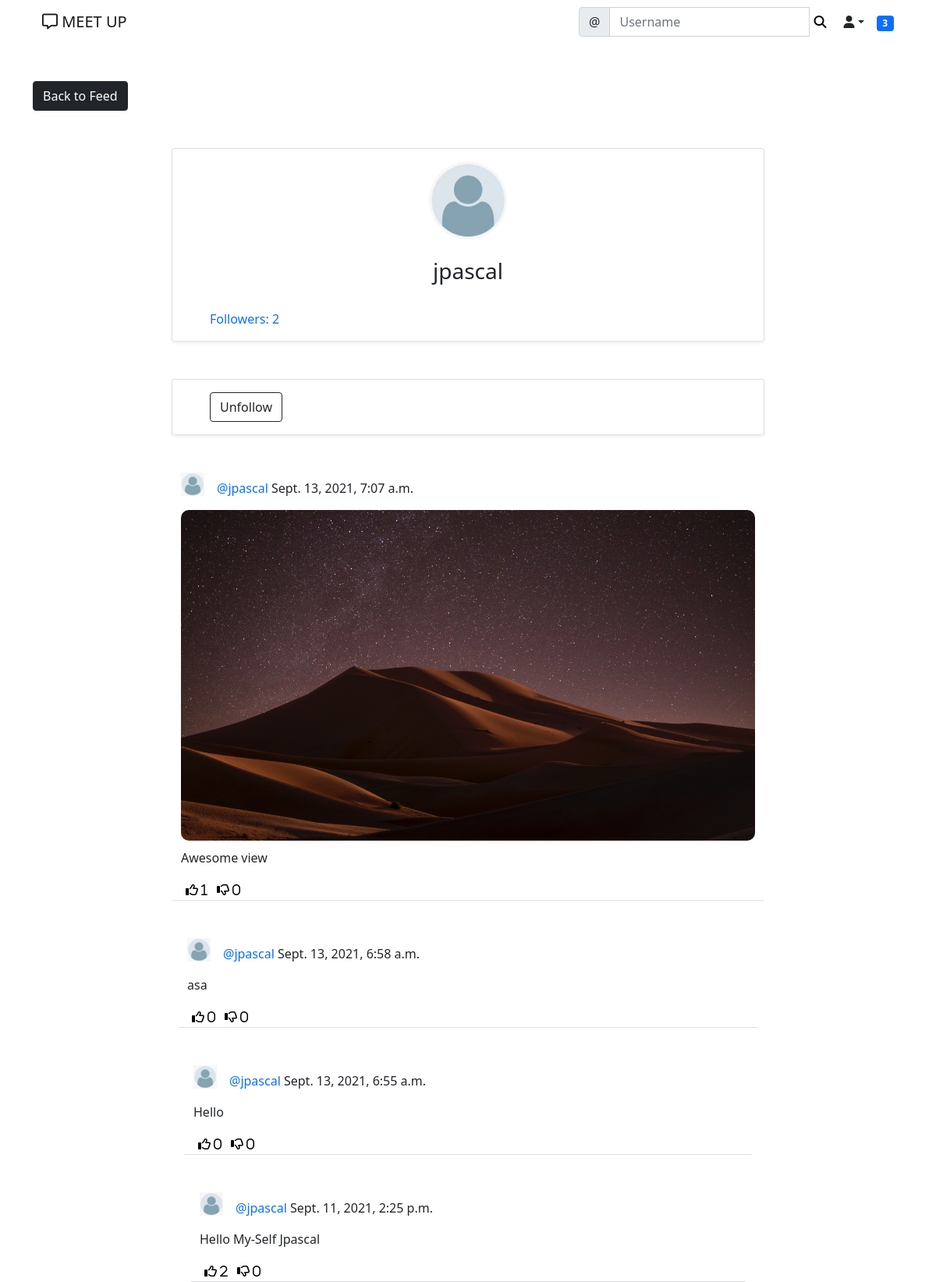
/meet/profile/4/ (signed in), run on the app's committed database.
### meet/models.py (models this page shows)
class UserProfile(models.Model):
	user = models.OneToOneField(User, primary_key=True, verbose_name='user', related_name='profile', on_delete=models.CASCADE)
	name = models.CharField(max_length=30, blank=True, null=True)
	bio = models.TextField(max_length=500, blank=True, null=True)
	interest = models.CharField(max_length=100, blank=True, null=True)
	birth_date =models.DateField(null=True, blank=True)
	location = models.CharField(max_length=100, blank=True, null=True)
	picture = models.ImageField(upload_to='uploads/profile_pictures', default='uploads/profile_pictures/default.png', blank=True)
	followers = models.ManyToManyField(User, blank=True, related_name='followers')

class Post(models.Model):
    body = models.TextField()
    image = models.ImageField(upload_to='uploads/post_photos', blank=True, null=True)
    created_on = models.DateTimeField(default=timezone.now)
    author = models.ForeignKey(User, on_delete=models.CASCADE)
    likes = models.ManyToManyField(User, blank=True, related_name='likes')
    dislikes = models.ManyToManyField(User, blank=True, related_name='dislikes')

### meet/views.py (the view)
# urls.py: path('profile/<int:pk>/', ProfileView.as_view(), name='profile'),
class ProfileView(View):
    def get(self, request, pk, *args, **kwargs):
        profile = UserProfile.objects.get(pk=pk)
        user = profile.user
        posts = Post.objects.filter(author=user).order_by('-created_on')
        followers = profile.followers.all()
        number_of_followers = len(followers)
        if len(followers) == 0:
            is_following = False
        for follower in followers:
            if follower == request.user:
                is_following = True
                break
            else:
                is_following = False
        context = {
            'user': user,
            'profile': profile,
            'posts': posts,
            'number_of_followers': number_of_followers,
            'is_following' : is_following,
            }
        return render(request, 'meet/profile.html', context)

### landing/templatetags/custom_tags.py (called while the page is built)
@register.inclusion_tag('meet/show_notifications.html', takes_context=True)
def show_notifications(context):
	request_user = context['request'].user
	notifications = Notification.objects.filter(to_user=request_user).exclude(user_has_seen=True).order_by('-date')
	return {'notifications': notifications}

### meet/templates/meet/profile.html (shortened to what this page needs)
{% extends 'landing/base.html' %}
{% block content %}
<div class="container">
    <div class="row mt-5">
        <div class="col-md-3 col-sm-6">
            <a href="{% url 'post_list' %}" class="btn btn-dark">Back to Feed</a>
        </div>
    </div>
    <div class="row justify-content-center mt-5">
        <div class="card shadow-sm col-md-8 col-sm-12 border-bottom px-5 pt-3">
            <div class="text-center">
                <img src="{{ profile.picture.url }}" class="rounded-circle" width="100" height="100" />
                    {% if profile.name %}
                    <h3 class="py-4">{{ profile.name }}
                        <span>
                            {% if request.user == user %}
                                <a href="{% url 'profile-edit' profile.pk %}" class="edit-color"><i class="far fa-edit"></i></a>
                            {% endif %}
                        </span>
                        {% else %}
                        <h3 class="py-4">{{ user.username }}
                        </h3>
                        {% endif %}
            </div>
            <div class="mb-3">
                <a href="{% url 'list-followers' profile.pk %}" class="post-link">Followers: {{ number_of_followers }}</a>
            </div>
        </div>
    </div>
    <div class="row justify-content-center mt-5">
        <div class="card shadow-sm col-md-8 col-sm-12 border-bottom px-5 py-3">
            {% if user == request.user%}
            {% else %}
            {% if is_following %}
                <form action="{% url 'remove-follower' profile.pk %}" method="post">
                    <button class="btn btn-outline-dark" type="submit">Unfollow</button>
                </form>
                {% else %}
                <form action="{% url 'add-follower' profile.pk %}" method="post">
                    {% csrf_token %}
                    <button class="btn btn-outline-primary" type="submit">Follow</button>
                </form>
            {% endif %}
            {% endif %}
        </div>
    </div>
    {% for post in posts %}
    <div class="row justify-content-center mt-5">
        <div class="col-md-8 col-sm-12 border-bottom">
            <div>
                <a href="{% url 'profile' post.author.profile.pk %}">
                    <img class="round-circle post-img" height="30" width="30" src="{{ post.author.profile.picture.url }}" />
                </a>
                <p class="post-text">
                    <a class="text-primary post-link" href="{% url 'profile' post.author.profile.pk %}">@{{ post.author }}</a> {{ post.created_on }}
                </p>
            </div>
            <div class="position-relative">
                {% if post.image %}
                  <img src="{{ post.image.url }}" class="post-image" />
                {% endif %}
                <p>{{ post.body }}</p>
            </div>
            <div class="d-flex flex-row">
                <form method="POST" action="{% url 'like' post.pk %}">
                    <button class="remove-default-btn" type="submit">
                        <i class="far fa-thumbs-up"> <span>{{ post.likes.all.count }}</span></i>
                    </button>
                </form>
                <form method="POST" action="{% url 'dislike' post.pk %}">
                    <button class="remove-default-btn" type="submit">
                        <i class="far fa-thumbs-down"> <span>{{ post.dislikes.all.count }}</span></i>
                    </button>
                </form>
        </div>
    </div>
    {% endfor %}
</div>
{% endblock content %}

### static/main.css (style rules this page uses)
.remove-default-btn { background-color: transparent; border: none; box-shadow: none; }
.post-link { text-decoration: none; }
.post-text { padding-top: 0.5rem; }
.post-img { float: left; margin-right: 1rem; }
.post-image { max-width: 100%; height: auto; border-radius: 10px; margin-bottom: 10px; }

### data on the page
UserProfile: picture (placeholder picture)
Post: author.profile.picture (placeholder picture), author "jpascal", created_on "Sept. 13, 2021, 7:07 a.m.", image (picture), body "Awesome view", likes.all.count "1", dislikes.all.count "0"
Post: author.profile.picture (placeholder picture), author "jpascal", created_on "Sept. 13, 2021, 6:58 a.m.", body "asa", likes.all.count "0", dislikes.all.count "0"
Post: author.profile.picture (placeholder picture), author "jpascal", created_on "Sept. 13, 2021, 6:55 a.m.", body "Hello", likes.all.count "0", dislikes.all.count "0"
Post: author.profile.picture (placeholder picture), author "jpascal", created_on "Sept. 11, 2021, 2:25 p.m.", body "Hello My-Self Jpascal", likes.all.count "2", dislikes.all.count "0"

### other printed values
{{ notifications.count }} "3"
{{ user.username }} "jpascal"
{{ number_of_followers }} "2"
